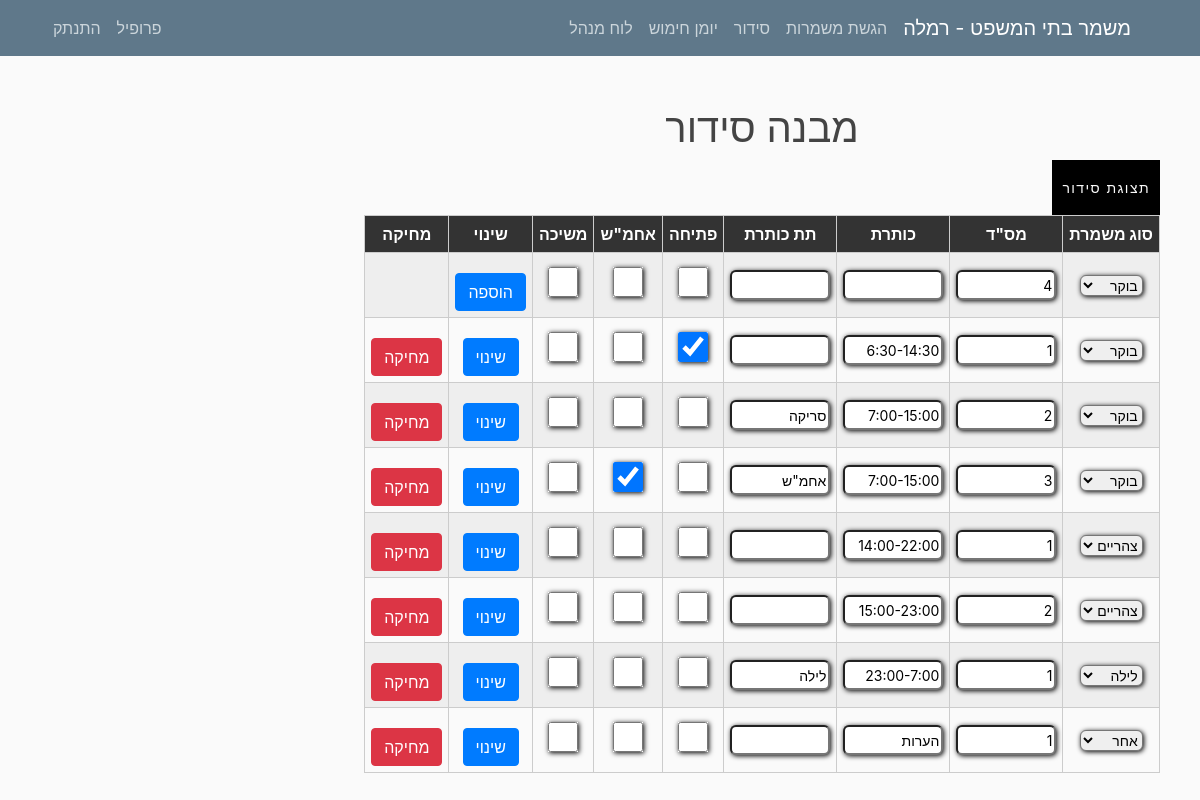
/organization/design/ (signed in), run on the app's committed database.
### mishmar/models.py (models this page shows, shortened)
class Settings(models.Model):
    submitting = models.BooleanField(default=True, verbose_name="ניתן להגיש/לשנות הגשות")
    pin_code = models.IntegerField(default=1234, verbose_name="קוד זיהוי")
    officer = models.CharField(max_length=20, verbose_name="קצין מתקן")
    city = models.CharField(max_length=100, verbose_name="עיר")
    max_seq0 = models.IntegerField(default=2, verbose_name="מספר רצפים מקסימלי לילה לצהריים")
    max_seq1 = models.IntegerField(default=2, verbose_name="מספר רצפים מקסימלי צהריים לבוקר")
    version = models.CharField(max_length=10, default="1.0", verbose_name="גרסה")
    friday_morning = models.BooleanField(default=False, verbose_name="שישי בוקר נחשב במינימום הגשות?", blank=True)
    friday_noon = models.BooleanField(default=False, verbose_name="שישי בצהריים נחשב במינימום הגשות?", blank=True)
    num_mags = models.PositiveIntegerField(default=3, verbose_name="מספר מחסניות")
    hand_cuffs = models.PositiveIntegerField(default=8, verbose_name="מספר אזיקים")
    num_mag_cases = models.PositiveIntegerField(default=8, verbose_name="מספר פונדות")
    num_gun_cases = models.PositiveIntegerField(default=8, verbose_name="מספר נרתיקים")

class OrganizationShift(models.Model):
    title = models.CharField(max_length=200, verbose_name="משמרת")
    index = models.IntegerField(default=1, verbose_name="מספר משמרת")
    shift_num = models.IntegerField(default=1, verbose_name="סוג משמרת")
    sub_title = models.CharField(max_length=200, verbose_name="כותרת משמרת", blank=True, null=True)
    opening = models.BooleanField(default=False, verbose_name="פתיחה", blank=True)
    manager = models.BooleanField(default=False, verbose_name="אחמש", blank=True)
    pull = models.BooleanField(default=False, verbose_name="משיכה", blank=True)
    class Meta:
        verbose_name = "משמרת מבנה סידור"
        verbose_name_plural = "משמרות מבנה סידור"

### users/models.py (models this page shows, shortened)
class UserSettings(models.Model):
    user = models.OneToOneField(User, on_delete=models.CASCADE)
    nickname = models.CharField(default="אין", max_length=20, verbose_name="כינוי", blank=True)
    night = models.IntegerField(default=0, verbose_name="לילה")
    sat_night = models.IntegerField(default=0, verbose_name="שישי לילה/מוצ\"ש")
    fri_noon = models.IntegerField(default=0, verbose_name="שישי צהריים")
    sat_morning = models.IntegerField(default=0, verbose_name="שבת בוקר/צהריים")
    image = models.TextField(default="", verbose_name="תמונה", blank=True)
    sat = models.BooleanField(default=False, verbose_name="עושה רק מוצ\"ש")
    language = models.CharField(default="hebrew", max_length=30, verbose_name="שפה")
    class Meta:
        verbose_name = "הגדרות משתמש"
        verbose_name_plural = "הגדרות משתמשים"

### mishmar/decorators.py (the view)
    def wrap(request, *args, **kwargs):
        user = User.objects.get(id=request.user.id)
        if user.groups.filter(name='staff').exists():
            return function(request, *args, **kwargs)
        else:
            raise PermissionDenied

### mishmar/views.py (called while the page is built, shortened)
@user_staff_permission
def organization_shift_view(request):
    context = {}
    days = []
    for x in range(7):
        days.append(datetime.date.today() + datetime.timedelta(days=x))
    shifts = OrganizationShift.objects.all().order_by('shift_num', 'index')
    if shifts.filter(shift_num=1).count() > 0:
        last_index = shifts.filter(shift_num=1).order_by('index').last().index + 1
    else:
        last_index = 1
    context = {
        "shifts": shifts,
        "days": days,
        "last_index": last_index
    }
    return render(request, 'mishmar/organization_shift.html', context)

@register.filter
def get_city(string):
    settings = Settings.objects.all().first()
    return settings.city

@register.filter
def isStaff(user):
    return user.groups.filter(name='staff').exists()

@register.filter
def getmonth(month):
    letter = month.lower()[0]
    if (letter >= 'a' and letter <= 'z'):
        return month
    else:
        months_he = ["ינו", "פבר", "מרץ", "אפר", "מאי", "יונ", "יול", "אוג", "ספט", "אוק", "נוב", "דצמ"]
        months = ["jan", "feb", "mar", "apr", "may", "jun", "jul", "aug", "sep", "oct", "nov", "dec"]
        return months[months_he.index(month)]

@register.filter
def getday(string):
    letter = datetime.datetime.now().strftime("%b").lower()[0]
    if (letter >= 'a' and letter <= 'z'):
        return datetime.datetime.now()
    return datetime.datetime.now()

@register.filter(name="translate_text")
def translate_text(text, user, from_language="hebrew"):
    if user.is_authenticated:
        user_settings = USettings.objects.all().filter(user=user).first()
        if from_language != user_settings.language:
            langs_dict = GoogleTranslator.get_supported_languages(as_dict=True)
            translator = GoogleTranslator(source='auto', target=langs_dict[user_settings.language])
            return translator.translate(text).capitalize()
    return text

@register.filter
def get_base_string(user, num):
    return translate_text(base_strings[int(num)], user, "hebrew")

### mishmar/templates/mishmar/organization_shift.html (shortened to what this page needs)
{% extends "mishmar/base.html" %}
{% block content %}
<ul style="padding-left: 100px; padding-right: 10px">
        <h1>מבנה סידור</h1>
        <div class="row" style="margin-right: 0px;">
            <div>
        <form method="POST">
        <button class="but effect01" type="submit" name="view_org"><span>תצוגת סידור</span></button>
    </form>
</div>
</div>
        <table class="responsive-table-input-matrix" style="align-items: center">
            <thead>
            <tr>
                <th>סוג משמרת</th>
                <th>מס"ד</th>
                <th>כותרת</th>
                <th>תת כותרת</th>
                <th>פתיחה</th>
                <th>אחמ"ש</th>
                <th>משיכה</th>
                <th>שינוי</th>
                <th>מחיקה</th>
            </tr>
            </thead>
            <tbody>
                <form method="POST">
                <tr style="align-content: end">
                    <td><select name="shift_num" id="shift_num">
                        <option value="1">בוקר</option>
                    </select></td>
                    <td><input type="number" name="index_num" id="index_num" min="1" required style="width:100px;" value="{{ last_index }}"></td>
                    <td><input type="text" name="title" id="title" required style="width:100px;"></td>
                    <td><input type="text" name="sub_title" id="sub_title" style="width:100px;"></td>
                    <td><input type="checkbox" name="opening" id="opening" ></td>
                    <td><input type="checkbox" name="manager" id="manager" ></td>
                    <td><input type="checkbox" name="pull" id="pull" ></td>
                    <td style="padding-top:20px;"><button class="btn btn-primary" type="submit" name="add" id="add">הוספה</button></td>
                    <td></td>
                </tr>
                </form>
                <form method="POST">
                {% for shift in shifts %}
            <tr style="align-content: end">
                <td><select name="shift_num{{shift.id}}" id="shift_num{{shift.id}}">
                    <option value="1" {% if shift.shift_num == 1 %} selected {% endif %}>בוקר</option>
                    <option value="2" {% if shift.shift_num == 2 %} selected {% endif %}>צהריים</option>
                    <option value="3" {% if shift.shift_num == 3 %} selected {% endif %}>לילה</option>
                    <option value="4" {% if shift.shift_num == 4 %} selected {% endif %}>אחר</option>
                </select></td>
                <td><input type="number" name="index_num{{shift.id}}" id="index_num{{shift.id}}" min="1" required style="width:100px;" value="{{ shift.index }}"></td>
                <td><input type="text" name="title{{shift.id}}" id="title{{shift.id}}" required style="width:100px;" value="{{ shift.title }}"></td>
                <td><input type="text" name="sub_title{{shift.id}}" id="sub_title{{shift.id}}" style="width:100px;" {% if shift.sub_title != None %} value="{{ shift.sub_title }}" {% endif %}></td>
                <td><input type="checkbox" name="opening{{shift.id}}" id="opening{{shift.id}}" {% if shift.opening %} checked {% endif %}></td>
                <td><input type="checkbox" name="manager{{shift.id}}" id="manager{{shift.id}}" {% if shift.manager %} checked {% endif %}></td>
                <td><input type="checkbox" name="pull{{shift.id}}" id="pull{{shift.id}}" {% if shift.pull %} checked {% endif %}></td>
                <td style="padding-top:20px;"><button class="btn btn-primary" type="submit" value="{{shift.id}}" name="change" id="change">שינוי</button></td>
                <td style="padding-top:20px;"><button class="btn btn-danger" type="submit" value="{{shift.id}}" name="delete" id="delete">מחיקה</button></td>
            </tr>
            {% endfor %}
        </form>
            </tbody>
        </table>
{% endblock content %}

### mishmar/templates/mishmar/base.html (shortened to what this page needs)
{% load static %}
<!DOCTYPE html>
<html dir = rtl>
<head>
    <link rel="stylesheet" href="https://maxcdn.bootstrapcdn.com/bootstrap/4.0.0/css/bootstrap.min.css">
    <link rel="stylesheet" type="text/css" href="{% static 'mishmar/main.css' %}">
    <link rel="stylesheet" type="text/css" href="{% static 'mishmar/matrix.css' %}">
    <link rel="stylesheet" type="text/css" href="{% static 'mishmar/neon.css' %}">
</head>
<body>
    <header class="site-header">
      <nav class="navbar navbar-expand-md navbar-dark bg-steel fixed-top">
        <div class="container">
          <a class="navbar-brand mr-4" href="{% url 'Home' %}">משמר בתי המשפט - {{ ""|get_city }}</a>
          <div class="collapse navbar-collapse" id="navbarToggle">
            <div class="navbar-nav ">
              {% if request.user.is_authenticated %}
              {% if request.user.username != 'metagber' %}
              <a style="margin-right: 0.5em" class="nav-item nav-link" href="{% url 'Serve' %}">{{ request.user|get_base_string:"1" }}</a>
                <a  class="nav-item nav-link" href="{% url 'Organization' %}">{{ request.user|get_base_string:"2" }}</a>
                {% endif %}
                <a  class="nav-item nav-link" href="{% url 'armingday' year='today'|getday|date:'Y' month='today'|getday|date:'b'|getmonth day='today'|getday|date:'d' %}">יומן חימוש</a>
                {% endif %}
                {% if request.user|isStaff %}
                    <a  class="nav-item nav-link" href="{% url 'staff-panel' %}">לוח מנהל</a>
                {% endif %}
            </div>
            <div class="navbar-nav mr-auto">
                {% if request.user.is_authenticated %}
                {% if request.user.username != 'metagber' %}
                    <a class="nav-item nav-link" href="{% url 'profile' %}">{{ request.user|get_base_string:"6" }}</a>
                    {% endif %}
                    <a class="nav-item nav-link" href="{% url 'logout' %}">{{ request.user|get_base_string:"7" }}</a>
                 {% else %}
                    <a class="nav-item nav-link" href="{% url 'login' %}">{{ request.user|get_base_string:"8" }}</a>
                    <a class="nav-item nav-link" href="{% url 'register' %}">{{ request.user|get_base_string:"9" }}</a>
                {% endif %}
            </div>
          </div>
        </div>
      </nav>
    </header>
    <main role="main" class="container">
      <div class="row" dir="rtl">
        <div>
          {% block content %}{% endblock %}
        </div>
      </div>
    </main>
</body>
</html>

### mishmar/static/mishmar/main.css (style rules this page uses)
body { background: #fafafa; color: #333333; margin-top: 5rem; padding: 1.5em; direction: rtl; text-align: right; }
h1, h2, h3, h4, h5, h6 { color: #444444; direction: rtl; text-align: center; }
ul { direction: rtl; margin: 0; text-align: right; }
.bg-steel { background-color: #5f788a; }
.site-header .navbar-nav .nav-link { color: #cbd5db; }
input[type=text] { width: 170px; height: 30px; overflow: hidden; font-size: 14px; border-radius: 6px; box-shadow: 1px 1px 5px black; border: 1; }
input[type=number] { width: 170px; height: 30px; overflow: hidden; font-size: 14px; border-radius: 6px; box-shadow: 1px 1px 5px black; border: 1; }
input[type=checkbox] { width: 30px; height: 30px; overflow: hidden; font-size: 14px; border-radius: 6px; box-shadow: 1px 1px 5px black; border: 1; }
select { overflow: hidden; font-size: 14px; border-radius: 6px; box-shadow: 1px 1px 5px black; border: 1; }

### mishmar/static/mishmar/matrix.css (style rules this page uses)
table { width: 100%; border-collapse: collapse; }
tr:nth-of-type(odd) { background: #eee; }
th { background: #333; color: white; font-weight: bold; }
td, th { padding: 6px; border: 1px solid #ccc; text-align: center; white-space: pre-line; }

### mishmar/static/mishmar/neon.css (style rules this page uses)
.but { letter-spacing: 0.1em; cursor: pointer; font-size: 14px; font-weight: 400; line-height: 45px; max-width: 160px; position: relative; text-decoration: none; text-transform: uppercase; width: 100%; }
.effect01 { color: #fafafa; border: 4px solid #000; box-shadow:0px 0px 0px 1px #000 inset; background-color: #000; overflow: hidden; position: relative; transition: all 0.3s ease-in-out; }
.effect01 span { transition: all 0.2s ease-out; z-index: 2; }
.effect01:after { background: #fafafa; border: 0px solid #000; content: ""; height: 155px; left: -75px; opacity: .8; position: absolute; top: -50px; -webkit-transform: rotate(35deg); transform: rotate(35deg); width: 50px; transition: all 1s cubic-bezier(0.075, 0.82, 0.165, 1); z-index: 1; }

### data on the page
Settings: city "רמלה"
OrganizationShift: shift_num+id "בוקר", id "1", title "6:30-14:30", opening "☑"
OrganizationShift: shift_num+id "בוקר", id "2", title "7:00-15:00", sub_title "סריקה"
OrganizationShift: shift_num+id "בוקר", index "3", title "7:00-15:00", sub_title "אחמ\"ש", manager "☑"
OrganizationShift: shift_num+id "צהריים", index "1", title "14:00-22:00"
OrganizationShift: shift_num+id "צהריים", index "2", title "15:00-23:00"
OrganizationShift: shift_num+id "לילה", index "1", title "23:00-7:00", sub_title "לילה"
OrganizationShift: shift_num+id "אחר", index "1", title "הערות"

### other printed values
{{ request.user|get_base_string:"1" }} "הגשת משמרות"
{{ request.user|get_base_string:"2" }} "סידור"
{{ request.user|get_base_string:"6" }} "פרופיל"
{{ request.user|get_base_string:"7" }} "התנתק"
